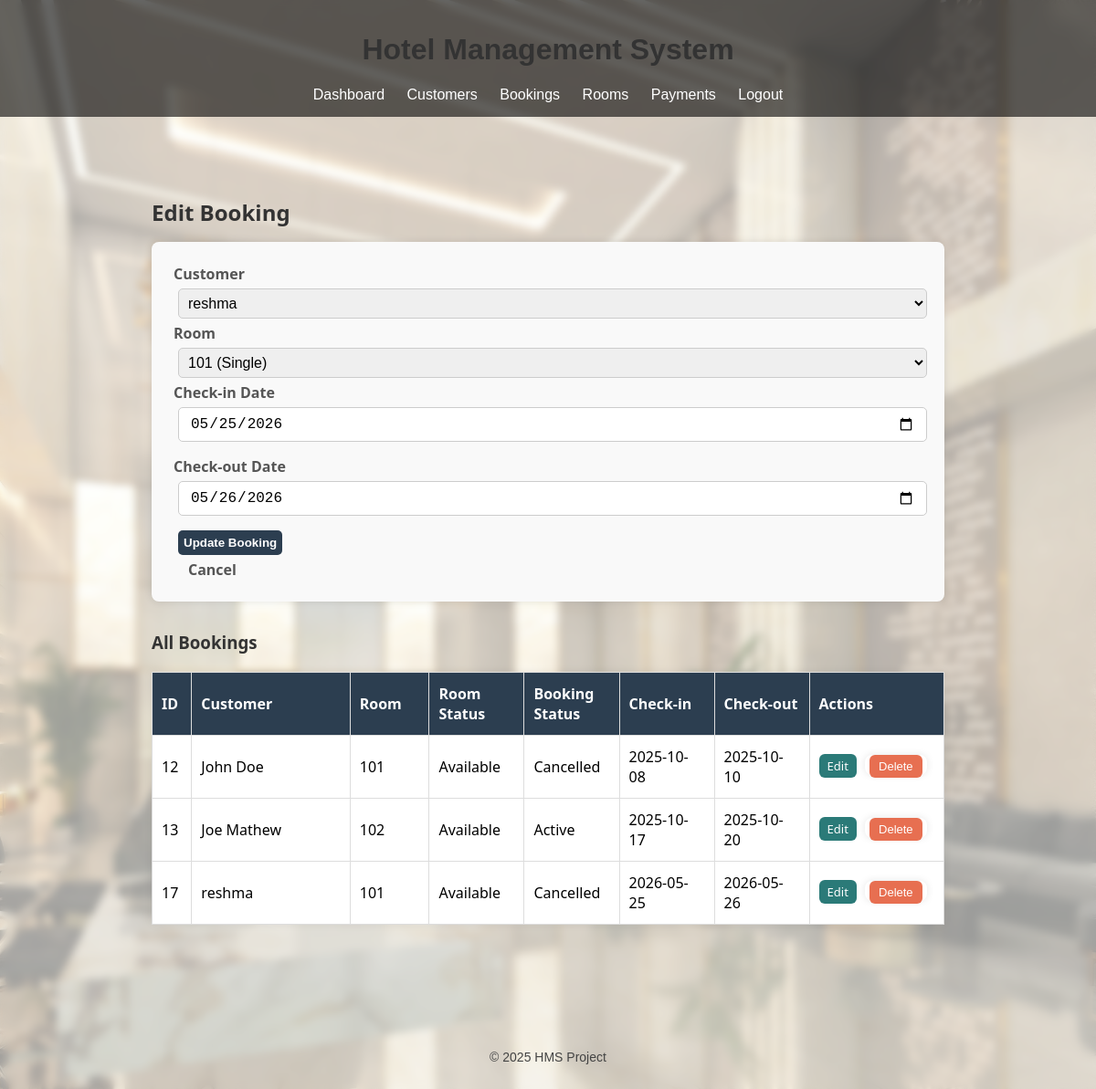
Screenshot of /bookings/edit/17 (signed in) with the database file from the repository.
### models.py (models this page shows)
class Booking(db.Model):
    __tablename__ = 'booking'
    id = db.Column(db.Integer, primary_key=True)
    customer_id = db.Column(db.Integer, db.ForeignKey('customer.id'), nullable=False)
    room_id = db.Column(db.Integer, db.ForeignKey('room.id'), nullable=False)
    checkin = db.Column(db.String(20), nullable=False)
    checkout = db.Column(db.String(20), nullable=False)
    status = db.Column(db.String(20), default="Active")
    payments = db.relationship("Payment", backref="booking", cascade="all, delete-orphan")

class Customer(db.Model):
    __tablename__ = 'customer'
    id = db.Column(db.Integer, primary_key=True)
    name = db.Column(db.String(100), nullable=False)
    phone = db.Column(db.String(20), nullable=False)
    email = db.Column(db.String(100))
    address = db.Column(db.String(200))
    bookings = db.relationship("Booking", backref="customer", cascade="all, delete-orphan")
    payments = db.relationship("Payment", backref="customer", cascade="all, delete-orphan")

class Room(db.Model):
    __tablename__ = 'room'
    id = db.Column(db.Integer, primary_key=True)
    room_no = db.Column(db.String(10), nullable=False)
    type = db.Column(db.String(50), nullable=False)
    price = db.Column(db.Float, nullable=False)
    status = db.Column(db.String(20))
    bookings = db.relationship("Booking", backref="room", cascade="all, delete-orphan")

### app.py (the view, shortened to what this page needs)
@app.route('/bookings/edit/<int:id>', methods=['GET', 'POST'])
def edit_booking(id):
    if not session.get('logged_in'):
        return redirect(url_for('login'))
    booking = Booking.query.get_or_404(id)
    customers = Customer.query.all()
    rooms = Room.query.all()
    return render_template('bookings.html', edit_booking=booking, bookings=Booking.query.all(), customers=customers, rooms=rooms)

### templates/bookings.html (shortened to what this page needs)
{% extends 'base.html' %}
{% block content %}
<div class="container">
  <h2>{{ "Edit Booking" if edit_booking else "Add New Booking" }}</h2>
  <form method="POST" action="{{ url_for('bookings') if not edit_booking else url_for('edit_booking', id=edit_booking.id) }}">
    <label for="customer_id">Customer</label>
    <select name="customer_id" id="customer_id" required>
      {% for customer in customers %}
        <option value="{{ customer.id }}" {% if edit_booking and customer.id == edit_booking.customer_id %}selected{% endif %}>{{ customer.name }}</option>
      {% endfor %}
    </select>
    <label for="room_id">Room</label>
    <select name="room_id" id="room_id" required>
      {% for room in rooms %}
        <option value="{{ room.id }}" {% if edit_booking and room.id == edit_booking.room_id %}selected{% endif %}>
          {{ room.room_no }} ({{ room.type }})
        </option>
      {% endfor %}
    </select>
    <label for="checkin">Check-in Date</label>
    <input type="date" name="checkin" id="checkin" value="{{ edit_booking.checkin if edit_booking else '' }}" required>
    <label for="checkout">Check-out Date</label>
    <input type="date" name="checkout" id="checkout" value="{{ edit_booking.checkout if edit_booking else '' }}" required>
    <button type="submit">{{ "Update Booking" if edit_booking else "Add Booking" }}</button>
    {% if edit_booking %}
      <a href="{{ url_for('bookings') }}" class="cancel-btn">Cancel</a>
    {% endif %}
  </form>
  <h3>All Bookings</h3>
  <table>
  <thead>
    <tr>
      <th>ID</th>
      <th>Customer</th>
      <th>Room</th>
      <th>Room Status</th>
      <th>Booking Status</th>
      <th>Check-in</th>
      <th>Check-out</th>
      <th>Actions</th>
    </tr>
  </thead>
  <tbody>
    {% for b in bookings %}
    <tr>
      <td data-label="ID">{{ b.id }}</td>
      <td data-label="Customer">{{ b.customer.name if b.customer else "N/A" }}</td>
      <td data-label="Room">{{ b.room.room_no if b.room else "N/A" }}</td>
      <td data-label="Room Status">{{ b.room.status if b.room else "N/A" }}</td>
      <td data-label="Booking Status">{{ b.status }}</td>
      <td data-label="Check-in">{{ b.checkin }}</td>
      <td data-label="Check-out">{{ b.checkout }}</td>
      <td data-label="Actions" class="actions">
        <a href="{{ url_for('edit_booking', id=b.id) }}" class="edit-btn">Edit</a>
        <form method="post" action="{{ url_for('delete_booking', id=b.id) }}" style="display:inline;" onsubmit="return confirm('Delete this booking?');">
          <button type="submit" class="delete-btn">Delete</button>
        </form>
      </td>
      </tr>
      {% else %}
      <tr>
        <td colspan="6" style="text-align:center;">No bookings found.</td>
      </tr>
      {% endfor %}
    </tbody>
  </table>
</div>
{% endblock %}

### static/css/styles.css (style rules this page uses)
body { font-family: Arial, sans-serif; margin: 0; padding: 0; background: url("../images/hotel-bg.jpg") no-repeat center center fixed; background-size: cover; }
body::before { content: ""; position: fixed; top: 0; left: 0; width: 100%; height: 100%; background: rgba(255,255,255,0.6); backdrop-filter: blur(5px); z-index: -1; }
table, th, td { border: 1px solid #ccc; border-collapse: collapse; padding: 8px; background: white; }
th { background-color: #eee; text-align: left; }
td a { margin-right: 5px; text-decoration: none; }
h1, h2, h3 { color: #333; }
form input, form select, form button, form a { margin-top: 5px; display: block; }
form input, form select, form button { margin: 5px; padding: 6px; }
table { width: 100%; margin-top: 20px; border-collapse: collapse; }
th, td { padding: 10px; border: 1px solid #ddd; }
*, *::before, *::after { box-sizing: border-box; }
form { background-color: #f9f9f9; padding: 1.5rem; border-radius: 8px; box-shadow: 0 0 8px rgba(0,0,0,0.1); margin-bottom: 2rem; }
input[type="text"], input[type="number"], input[type="date"], select { width: 100%; max-width: 100%; padding: 0.5rem 0.75rem; margin-bottom: 1rem; border: 1px solid #ccc; border-radius: 5px; font-size: 1rem; transition: border-color 0.3s ease; }
form button, .actions a, .actions form button, th { background-color: #2c3e50 !important; color: white !important; }
.actions a, .actions form button { font-size: 13px !important; padding: 4px 9px !important; border-radius: 6px !important; font-weight: 500; transition: background-color 0.25s ease, transform 0.15s ease; }
.actions a.edit-btn, .actions form button.edit-btn { background-color: #2b7a78 !important; color: #ffffff !important; }
.actions a.delete-btn, .actions form button.delete-btn { background-color: #e76f51 !important; color: #fff !important; }
.actions form { display: inline; }
.actions form button { font-size: 13px !important; padding: 4px 9px !important; border-radius: 6px !important; font-weight: 500; line-height: normal !important; vertical-align: middle !important; }
.actions form { display: inline; margin: 0; padding: 0; background: transparent; border: none; }
.actions .delete-btn { display: inline-block; background-color: #e76f51 !important; color: #fff !important; font-size: 13px !important; padding: 5px 10px !important; border-radius: 6px !important; border: none !important; cursor: pointer; font-weight: 500; line-height: normal !important; }

### templates/bookings.html (style rules this page uses)
.container { max-width: 900px; margin: 2rem auto; padding: 1rem; font-family: 'Segoe UI', Tahoma, Geneva, Verdana, sans-serif; }
h2, h3 { color: #333; margin-bottom: 1rem; }
form { background-color: #f9f9f9; padding: 1.5rem; border-radius: 8px; box-shadow: 0 0 8px rgba(0,0,0,0.1); margin-bottom: 2rem; }
label { display: block; margin-bottom: 0.3rem; font-weight: 600; color: #555; }
select, input[type="date"] { width: 100%; padding: 0.5rem 0.75rem; margin-bottom: 1rem; border: 1px solid #ccc; border-radius: 5px; font-size: 1rem; transition: border-color 0.3s ease; }
button { background-color: #007bff; color: white; font-weight: 700; padding: 0.6rem 1.2rem; border: none; border-radius: 5px; cursor: pointer; transition: background-color 0.3s ease; }
a.cancel-btn { margin-left: 1rem; color: #555; text-decoration: none; font-weight: 600; }
table { width: 100%; border-collapse: collapse; box-shadow: 0 0 10px rgba(0,0,0,0.05); table-layout: fixed; }
th, td { padding: 12px 10px; text-align: left; border-bottom: 1px solid #ddd; word-wrap: break-word; }
th:nth-child(1) { width: 5%; }
th:nth-child(2) { width: 20%; }
th:nth-child(3) { width: 10%; }
th:nth-child(4) { width: 12%; }
th:nth-child(5) { width: 12%; }
th:nth-child(6) { width: 12%; }
th:nth-child(7) { width: 12%; }
th:nth-child(8) { width: 17%; }

### rows the page displays
Booking: customer_id "reshma", room_id "101 (Single)", checkin "05/25/2026", checkout "05/26/2026", id "17", customer "reshma", room "101", room "Available", status "Cancelled", checkin "2026-05-25", checkout "2026-05-26"
Booking: id "12", customer "John Doe", room "101", room "Available", status "Cancelled", checkin "2025-10-08", checkout "2025-10-10"
Booking: id "13", customer "Joe Mathew", room "102", room "Available", status "Active", checkin "2025-10-17", checkout "2025-10-20"

### other values shown
{{ "Edit Booking" if edit_booking else "Add New Booking" }} "Edit Booking"
{{ "Update Booking" if edit_booking else "Add Booking" }} "Update Booking"
